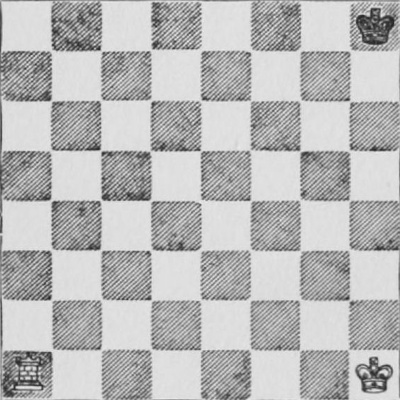
#> input picture data/clean/capablanca/001.jpg, 400 x 400 px
$ python test.py data/clean/capablanca/001.jpg   (older library calls are emulated)
#> lines starting #> are read from the running program, lines starting #| are printed output that depends on the picture
from scipy import ndimage
from scipy import misc
from matplotlib import pyplot as plt
import sys
import numpy as np
from scipy.ndimage import gaussian_filter


def bilateral_filter(image, sigma_s, sigma_v):
    # Create a Gaussian filter for the spatial domain with the given standard deviation
    spatial_gauss = lambda x, y, sigma: np.exp(-((x**2 + y**2) / (2.0 * sigma**2)))

    # Define window size, which affects performance and how much the filter considers distant pixels
    window_size = int(3 * sigma_s + 1)

    # Initialize the output image
    filtered_image = np.zeros_like(image, dtype=np.float64)

    # Iterate over each pixel in the image
    for i in range(image.shape[0]):
        for j in range(image.shape[1]):
            # Define the window boundaries considering the edges of the image
            i_min = max(i - window_size, 0)
            i_max = min(i + window_size, image.shape[0] - 1)
            j_min = max(j - window_size, 0)
            j_max = min(j + window_size, image.shape[1] - 1)

            # Extract the region of interest (ROI) of the image and compute the spatial weights
            roi = image[i_min:i_max+1, j_min:j_max+1]
            spatial_weights = spatial_gauss(i - np.arange(i_min, i_max+1)[:, None],
                                            j - np.arange(j_min, j_max+1), sigma_s)

            # Compute the value (intensity) weights
            value_weights = np.exp(-((roi - image[i, j]) ** 2) / (2 * sigma_v ** 2))

            # Combine spatial and value weights
            weights = spatial_weights * value_weights

            # Normalize weights and apply the filter to the ROI
            weights /= weights.sum()
            filtered_image[i, j] = (weights * roi).sum()

    return filtered_image

def apply_filters_and_display(image_path):
    # Read the image using scipy.misc.imread (deprecated) or imageio.imread (preferred if available)
#> called with image_path = 'data/clean/capablanca/001.jpg'
    try:
        import imageio
        image = imageio.imread(image_path)
#> image is the input picture: shape (400, 400); min 37, max 236, mean 185
    except ImportError:
        try:
            image = misc.imread(image_path, mode='L')  # 'L' means read in grayscale
        except AttributeError:
            print("Cannot load image. The scipy.misc.imread function is deprecated. Please install imageio package.")
            sys.exit(1)

    # Check if the image was successfully loaded
    if image is None:
        print("Error: Image cannot be loaded. Please check the path and try again.")
        sys.exit(1)

    # Apply median filter
    median_filtered = ndimage.median_filter(image, size=1)

    # Apply gaussian filter
    gaussian_filtered = ndimage.gaussian_filter(image, sigma=0.8)
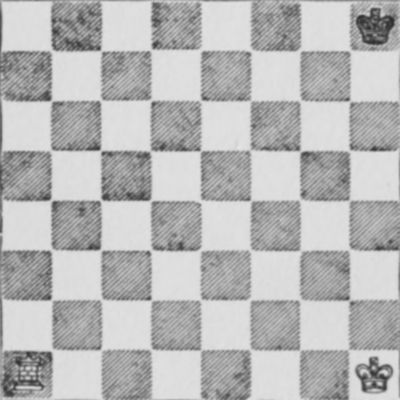
#> gaussian_filtered: shape (400, 400); min 44, max 229, mean 184

    median = ndimage.median_filter(gaussian_filtered, 1)
    laplacian_filtered = ndimage.laplace(gaussian_filtered)
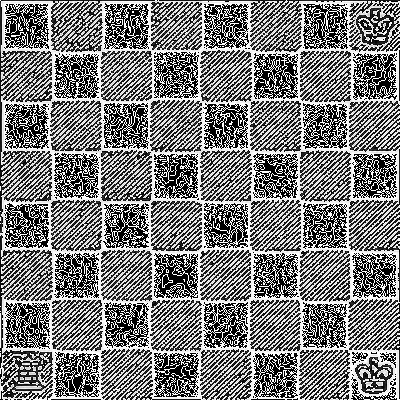
#> laplacian_filtered: shape (400, 400); min 0, max 255, mean 122.6

    combined_filtered = ndimage.uniform_filter(gaussian_filtered, 2)
    eroded = ndimage.grey_erosion(median, size=2)
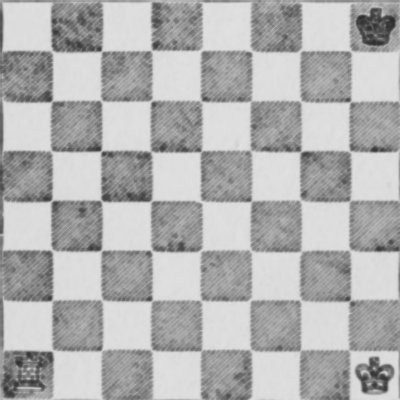
#> eroded: shape (400, 400); min 44, max 226, mean 177.5
    dilated = ndimage.grey_dilation(eroded, size=1)
    sobel_filtered = ndimage.sobel(median, axis=-1, mode='reflect')
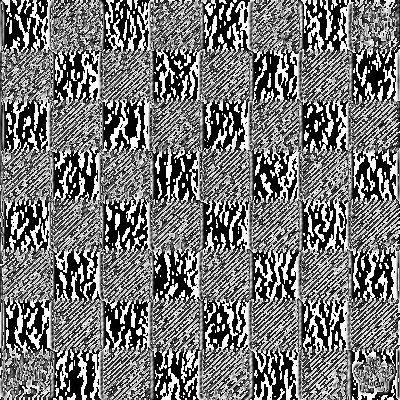
#> sobel_filtered: shape (400, 400); min 0, max 255, mean 118
    filtered_image = ndimage.uniform_filter(median, size=3)

    # Display the results
    plt.figure(figsize=(20, 5))
    plt.subplot(141)
    plt.title('Original Image')
    plt.imshow(image, cmap='gray')
    plt.axis('off')

    plt.subplot(142)
    plt.title('Median Filtered')
    plt.imshow(median_filtered, cmap='gray')
    plt.axis('off')

    plt.subplot(143)
    plt.title('Gaussian Filtered')
    plt.imshow(gaussian_filtered, cmap='gray')
    plt.axis('off')

    plt.subplot(144)
    plt.title('combined Filtered')
    plt.imshow(combined_filtered, cmap='gray')
    plt.axis('off')

    plt.show()


if __name__ == "__main__":
    if len(sys.argv) != 2:
        print("Usage: python test.py <image_path>")
    else:
        apply_filters_and_display(sys.argv[1])
